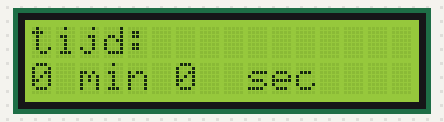
A program run on a simulated Arduino Uno, built with avr-gcc and run on an emulated ATmega328P. On the bench: 16×2 character LCD.

Above: at 0.1 s.
At 4.2 s:
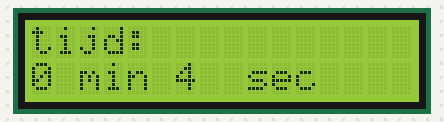
At 9.3 s:
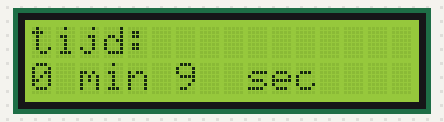
At 19.5 s:
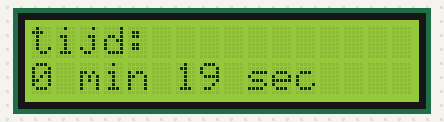
At 28.7 s:
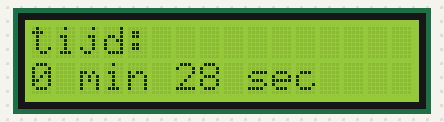
At 38.9 s:
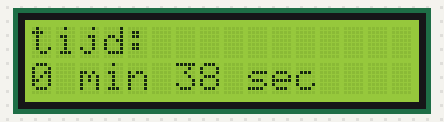

Measured:
- what the display in image 1 shows lasts 1.0 s, from 4.2 s to 5.2 s

The program:

main.cpp
```cpp
#include <Arduino.h>
#include <Wire.h>
#include <LiquidCrystal_I2C.h>
LiquidCrystal_I2C lcd(0x27,16,2);
unsigned long beginloop;
void setup() {
  // put your setup code here, to run once:
  lcd.init();
  lcd.backlight();
  beginloop=millis();
}

void loop() {
  /*
  lcd.setCursor(0,0);
  lcd.print("dag");
  delay(1000);
  lcd.setCursor(0,1);
  lcd.print("daan");
  delay(1000);
  lcd.clear();
  delay(1000);
  */

  unsigned long allesec=(millis()-beginloop)/1000;
  int min= allesec/60;
  int overigesec=allesec%60;
  lcd.clear();// duurt 2 ms
  lcd.setCursor(0,0);
  lcd.print("tijd:");
  lcd.setCursor(0,1);
  lcd.print(min);
  lcd.setCursor(2,1);
  lcd.print("min");
  lcd.setCursor(6,1);
  lcd.print(overigesec);
  lcd.setCursor(9,1);
  lcd.print("sec");
  delay(1000);
}
```
